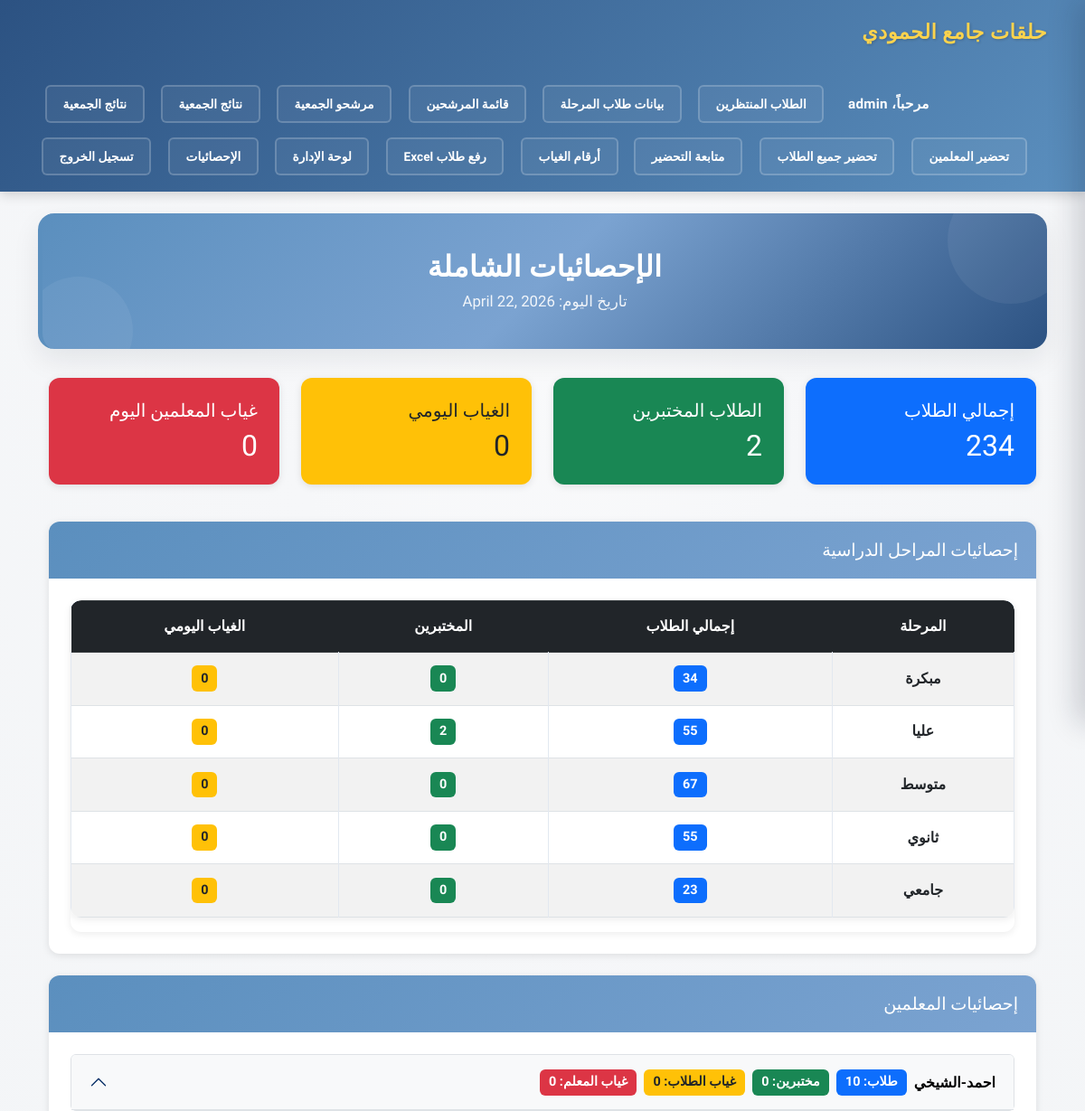
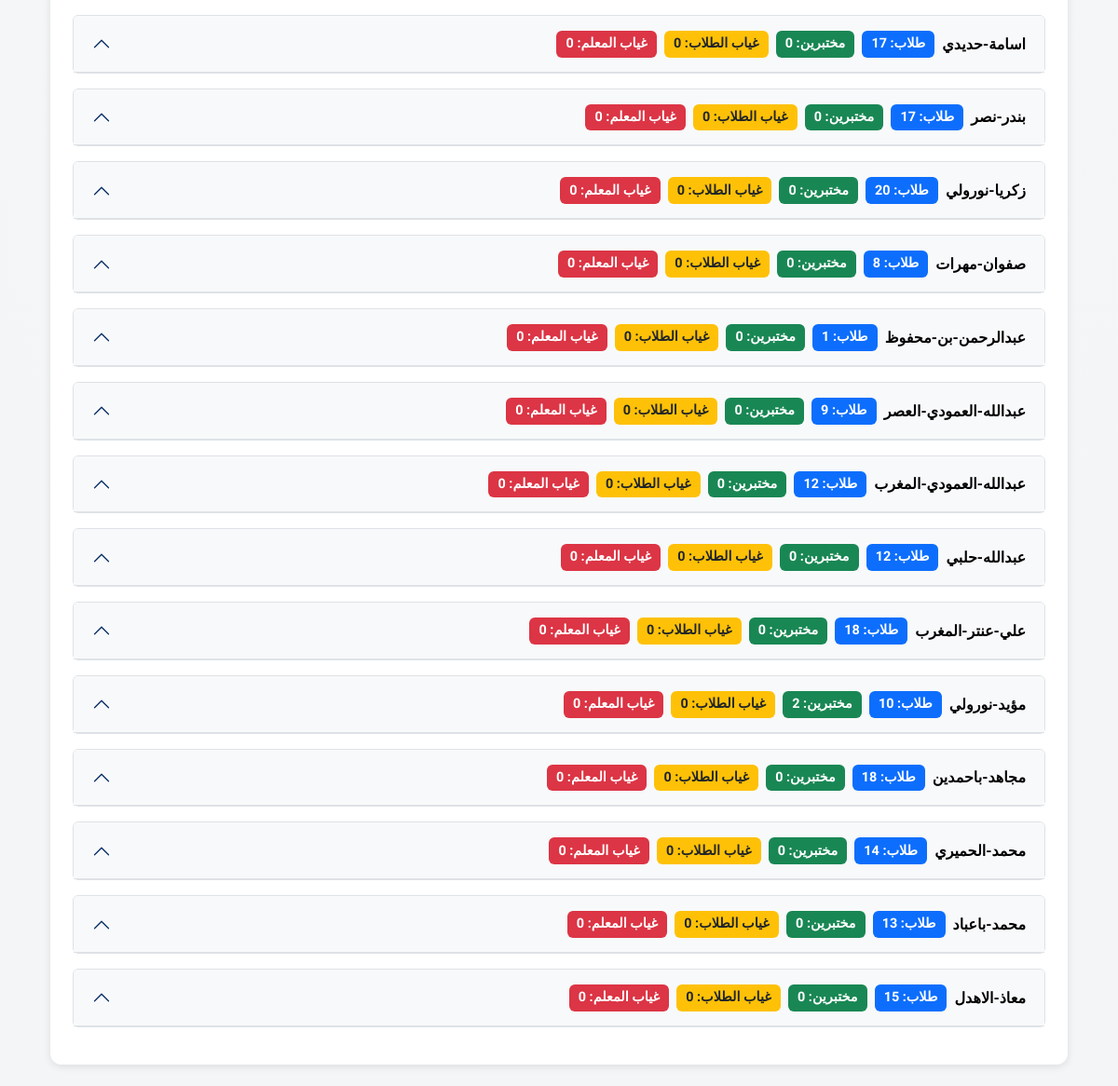
Screenshot of /admin-statistics/ (signed in) with the database file from the repository (2 pictures, top to bottom).
### quran_center/models.py (models this page shows, shortened)
class Student(models.Model):
    GRADE_CHOICES = [
        ('1_pri', 'أول ابتدائي'), ('2_pri', 'ثاني ابتدائي'), ('3_pri', 'ثالث ابتدائي'),
        ('4_pri', 'رابع ابتدائي'), ('5_pri', 'خامس ابتدائي'), ('6_pri', 'سادس ابتدائي'),
        ('1_med', 'أول متوسط'), ('2_med', 'ثاني متوسط'), ('3_med', 'ثالث متوسط'),
        ('1_sec', 'أول ثانوي'), ('2_sec', 'ثاني ثانوي'), ('3_sec', 'ثالث ثانوي'),
        ('uni', 'جامعي'),
    ]
    STATUS_CHOICES = [('منتظر', 'منتظر'), ('منتظم', 'منتظم')]
    full_name = models.CharField(max_length=200, verbose_name="الاسم الثلاثي", blank=True, default="")
    student_unique_id = models.PositiveIntegerField(unique=True, blank=True, null=True, editable=False, verbose_name="المعرف الفريد")
    student_phone = models.CharField(max_length=15, blank=True, null=True, verbose_name="جوال الطالب")
    parent_phone = models.CharField(max_length=15, verbose_name="جوال ولي الأمر", blank=True, default="")
    identity_number = models.CharField(max_length=100, verbose_name="رقم هوية الطالب", blank=True, null=True)
    jamiaa_id = models.CharField(max_length=100, verbose_name="رقم الجمعية", blank=True, null=True)
    parent_identity = models.CharField(max_length=50, verbose_name="رقم هوية ولي الأمر", blank=True, null=True)
    grade = models.CharField(max_length=20, choices=GRADE_CHOICES, verbose_name="الصف الدراسي", blank=True, default="")
    birth_date = models.CharField(max_length=50, verbose_name="تاريخ الميلاد", blank=True, null=True)
    last_tested_part = models.CharField(
        max_length=50,
        choices=LAST_TESTED_PART_CHOICES,
        default='0',
        verbose_name="آخر جزء تم اختباره"
    )
    previous_center = models.CharField(max_length=100, blank=True, null=True, verbose_name="التحفيظ السابق ( ان وُجد )")
    neighborhood = models.CharField(max_length=100, verbose_name="الحي", blank=True, null=True)
    teacher = models.ForeignKey(User, on_delete=models.SET_NULL, null=True, blank=True, verbose_name="المعلم المسؤول")
    status = models.CharField(max_length=20, default='منتظر', choices=STATUS_CHOICES)
    educational_stage = models.CharField(max_length=50, blank=True)
    absence_reset_at = models.DateField(blank=True, null=True, verbose_name="تاريخ تصفير الغياب المؤقت")
    created_at = models.DateTimeField(auto_now_add=True)

### quran_center/views.py (the view)
# urls.py: path('admin-statistics/', views.admin_statistics, name='admin_statistics'),
@login_required
@user_passes_test(is_admin)
def admin_statistics(request):
    from django.db.models import Count, Q
    STAGES = [
        ('مبكرة', 'مبكرة'),
        ('عليا', 'عليا'),
        ('متوسط', 'متوسط'),
        ('ثانوي', 'ثانوي'),
        ('جامعي', 'جامعي'),
    ]
    total_students = Student.objects.filter(status='منتظم').count()
    total_tested = ExamNomination.objects.filter(internal_passed=True).count()
    today = timezone.now().date()
    total_absent_today = Attendance.objects.filter(date=today, status='غائب').count()
    total_teacher_absent_today = TeacherAttendance.objects.filter(date=today, status='غائب').count()
    stage_stats = []
    for stage_code, stage_name in STAGES:
        stage_students = Student.objects.filter(status='منتظم', educational_stage=stage_code)
        stage_tested = ExamNomination.objects.filter(
            student__educational_stage=stage_code,
            internal_passed=True
        ).count()
        stage_absent_today = Attendance.objects.filter(
            student__educational_stage=stage_code,
            date=today,
            status='غائب'
        ).count()
        if stage_students.count() > 0:
            stage_stats.append({
                'stage': stage_name,
                'total_students': stage_students.count(),
                'tested': stage_tested,
                'absent_today': stage_absent_today,
            })
    teachers = User.objects.filter(
        student__status='منتظم'
    ).distinct().order_by('username')
    teacher_stats = []
    for teacher in teachers:
        teacher_students = Student.objects.filter(teacher=teacher, status='منتظم')
        teacher_tested = ExamNomination.objects.filter(
            teacher=teacher,
            internal_passed=True
        ).count()
        teacher_absent_today = Attendance.objects.filter(
            student__teacher=teacher,
            date=today,
            status='غائب'
        ).count()
        teacher_self_absent_today = TeacherAttendance.objects.filter(
            teacher=teacher,
            date=today,
            status='غائب'
        ).count()
        teacher_stage_stats = []
        for stage_code, stage_name in STAGES:
            stage_students = teacher_students.filter(educational_stage=stage_code)
            if stage_students.count() > 0:
                stage_tested = ExamNomination.objects.filter(
                    teacher=teacher,
                    student__educational_stage=stage_code,
                    internal_passed=True
                ).count()
                stage_absent = Attendance.objects.filter(
                    student__teacher=teacher,
                    student__educational_stage=stage_code,
                    date=today,
                    status='غائب'
                ).count()
                teacher_stage_stats.append({
                    'stage': stage_name,
                    'total_students': stage_students.count(),
                    'tested': stage_tested,
                    'absent_today': stage_absent,
                })
        teacher_stats.append({
            'teacher': teacher.username,
            'total_students': teacher_students.count(),
            'tested': teacher_tested,
            'absent_today': teacher_absent_today,
            'teacher_self_absent_today': teacher_self_absent_today,
            'stage_stats': teacher_stage_stats,
        })
    context = {
        'total_students': total_students,
        'total_tested': total_tested,
        'total_absent_today': total_absent_today,
        'total_teacher_absent_today': total_teacher_absent_today,
        'today': today,
        'stage_stats': stage_stats,
        'teacher_stats': teacher_stats,
    }
    return render(request, 'admin_statistics.html', context)

### quran_center/templates/admin_statistics.html (shortened to what this page needs)
{% extends "base.html" %}
{% block content %}
<div class="page-hero">
    <div class="page-hero-inner">
        <h1 class="page-hero-title">الإحصائيات الشاملة</h1>
        <p class="page-hero-subtitle">تاريخ اليوم: {{ today }}</p>
    </div>
</div>
<div class="container" dir="rtl">
    <div class="row mb-4">
        <div class="col-md-3 mb-3">
            <div class="card bg-primary text-white">
                <div class="card-body">
                    <h5 class="card-title">إجمالي الطلاب</h5>
                    <h2 class="card-text">{{ total_students }}</h2>
                </div>
            </div>
        </div>
        <div class="col-md-3 mb-3">
            <div class="card bg-success text-white">
                <div class="card-body">
                    <h5 class="card-title">الطلاب المختبرين</h5>
                    <h2 class="card-text">{{ total_tested }}</h2>
                </div>
            </div>
        </div>
        <div class="col-md-3 mb-3">
            <div class="card bg-warning text-dark">
                <div class="card-body">
                    <h5 class="card-title">الغياب اليومي</h5>
                    <h2 class="card-text">{{ total_absent_today }}</h2>
                </div>
            </div>
        </div>
        <div class="col-md-3 mb-3">
            <div class="card bg-danger text-white">
                <div class="card-body">
                    <h5 class="card-title">غياب المعلمين اليوم</h5>
                    <h2 class="card-text">{{ total_teacher_absent_today }}</h2>
                </div>
            </div>
        </div>
    </div>
    <div class="card mb-4">
        <div class="card-header bg-dark text-white">
            <h5 class="mb-0">إحصائيات المراحل الدراسية</h5>
        </div>
        <div class="card-body">
            <div class="table-responsive">
                <table class="table table-bordered table-striped">
                    <thead class="table-dark">
                        <tr>
                            <th>المرحلة</th>
                            <th>إجمالي الطلاب</th>
                            <th>المختبرين</th>
                            <th>الغياب اليومي</th>
                        </tr>
                    </thead>
                    <tbody>
                        {% for stage in stage_stats %}
                        <tr>
                            <td><strong>{{ stage.stage }}</strong></td>
                            <td><span class="badge bg-primary">{{ stage.total_students }}</span></td>
                            <td><span class="badge bg-success">{{ stage.tested }}</span></td>
                            <td><span class="badge bg-warning text-dark">{{ stage.absent_today }}</span></td>
                        </tr>
                        {% empty %}
                        <tr>
                            <td colspan="4" class="text-center">لا توجد بيانات للمراحل</td>
                        </tr>
                        {% endfor %}
                    </tbody>
                </table>
            </div>
        </div>
    </div>
    <div class="card mb-4">
        <div class="card-header bg-dark text-white">
            <h5 class="mb-0">إحصائيات المعلمين</h5>
        </div>
        <div class="card-body">
            {% for teacher in teacher_stats %}
            <div class="accordion mb-3" id="teacherAccordion_{{ teacher.teacher|slugify }}">
                <div class="accordion-item">
                    <h2 class="accordion-header">
                        <button class="accordion-button" type="button" data-bs-toggle="collapse" data-bs-target="#teacher_{{ teacher.teacher|slugify }}">
                            <strong>{{ teacher.teacher }}</strong>
                            <span class="badge bg-primary ms-2">طلاب: {{ teacher.total_students }}</span>
                            <span class="badge bg-success ms-2">مختبرين: {{ teacher.tested }}</span>
                            <span class="badge bg-warning text-dark ms-2">غياب الطلاب: {{ teacher.absent_today }}</span>
                            <span class="badge bg-danger ms-2">غياب المعلم: {{ teacher.teacher_self_absent_today }}</span>
                        </button>
                    </h2>
                </div>
            </div>
            {% empty %}
            <div class="alert alert-info">لا يوجد معلمين بعد</div>
            {% endfor %}
        </div>
    </div>
</div>
{% endblock %}

### quran_center/templates/base.html (shortened to what this page needs)
<!DOCTYPE html>
<html lang="ar" dir="rtl">
<head>
    {% load static %}
    <link rel="stylesheet" href="https://cdn.jsdelivr.net/npm/bootstrap@5.3.0/dist/css/bootstrap.rtl.min.css" id="bootstrapCdnPrimary">
    <link rel="stylesheet" href="{% static 'css/style.css' %}">
</head>
<body class="bg-light">
{% load role_tags %}
<nav class="navbar navbar-dark bg-dark mb-4">
    <div class="container">
        <span class="navbar-brand">حلقات جامع الحمودي</span>
        <div>
            {% if user.is_authenticated %}
                <span class="text-white me-3">مرحباً، {{ user.username }}</span>
                {% if user.stage_supervisor or user.is_superuser or user|has_role:"supervisor" %}
                <a href="{% url 'pending_students' %}" class="btn btn-outline-warning btn-sm me-2">الطلاب المنتظرين</a>
                <a href="{% url 'stage_students_data' %}" class="btn btn-outline-warning btn-sm me-2">بيانات طلاب المرحلة</a>
                {% endif %}
                {% if user|has_role:"examiner" %}
                <a href="{% url 'nominated_students' %}" class="btn btn-outline-secondary btn-sm me-2">قائمة المرشحين</a>
                <a href="{% url 'association_candidates' %}" class="btn btn-outline-secondary btn-sm me-2">مرشحو الجمعية</a>
                <a href="{% url 'association_results' %}" class="btn btn-outline-secondary btn-sm me-2">نتائج الجمعية</a>
                {% endif %}
                {% if user|has_role:"manager" %}
                <a href="{% url 'association_results' %}" class="btn btn-outline-secondary btn-sm me-2">نتائج الجمعية</a>
                {% endif %}
                {% if user|has_role:"preparer" %}
                <a href="{% url 'preparer_take_attendance' %}" class="btn btn-outline-success btn-sm me-2">تحضير المعلمين</a>
                <a href="{% url 'preparer_take_students_attendance' %}" class="btn btn-outline-success btn-sm me-2">تحضير جميع الطلاب</a>
                <a href="{% url 'preparer_attendance_summary' %}" class="btn btn-outline-success btn-sm me-2">متابعة التحضير</a>
                <a href="{% url 'preparer_absent_contacts' %}" class="btn btn-outline-success btn-sm me-2">أرقام الغياب</a>
                {% endif %}
                {% if user.is_superuser or user|has_role:"manager" %}
                <a href="{% url 'bulk_students_upload' %}" class="btn btn-outline-warning btn-sm me-2">رفع طلاب Excel</a>
                <a href="{% url 'admin:index' %}" class="btn btn-outline-warning btn-sm me-2">لوحة الإدارة</a>
                <a href="{% url 'admin_statistics' %}" class="btn btn-outline-warning btn-sm me-2">الإحصائيات</a>
                {% endif %}
                <form method="post" action="{% url 'logout' %}" style="display: inline;">
                    <button type="submit" class="btn btn-outline-danger btn-sm">تسجيل الخروج</button>
                </form>
            {% endif %}
        </div>
    </div>
</nav>
<div class="container">
    {% block content %}
    {% endblock %}
</div>
</body>
</html>

### rows the page displays
Student: teacher "زكريا-نورولي", total_students "20", tested "0", absent_today "0", teacher_self_absent_today "0"
Student: teacher "صفوان-مهرات", total_students "8", tested "0", absent_today "0", teacher_self_absent_today "0"

### other values shown
{{ user.username }} "admin"
{{ total_students }} "234"
{{ total_tested }} "2"
{{ total_absent_today }} "0"
{{ total_teacher_absent_today }} "0"
{{ stage.stage }} "مبكرة" "عليا" "متوسط" "ثانوي" "جامعي"
{{ stage.total_students }} "34" "55" "67" "55" "23"
{{ stage.tested }} "0" "2" "0" "0" "0"
{{ stage.absent_today }} "0" "0" "0" "0" "0"
{{ teacher.teacher }} "احمد-الشيخي" "اسامة-حديدي" "بندر-نصر" "عبدالرحمن-بن-محفوظ" "عبدالله-العمودي-العصر" "عبدالله-العمودي-المغرب" "عبدالله-حلبي" "علي-عنتر-المغرب" "مؤيد-نورولي" "مجاهد-باحمدين" "محمد-الحميري" "محمد-باعباد" "معاذ-الاهدل"
{{ teacher.total_students }} "10" "17" "17" "1" "9" "12" "12" "18" "10" "18" "14" "13" "15"
{{ teacher.tested }} "0" "0" "0" "0" "0" "0" "0" "0" "2" "0" "0" "0" "0"
{{ teacher.absent_today }} "0" "0" "0" "0" "0" "0" "0" "0" "0" "0" "0" "0" "0"
{{ teacher.teacher_self_absent_today }} "0" "0" "0" "0" "0" "0" "0" "0" "0" "0" "0" "0" "0"
